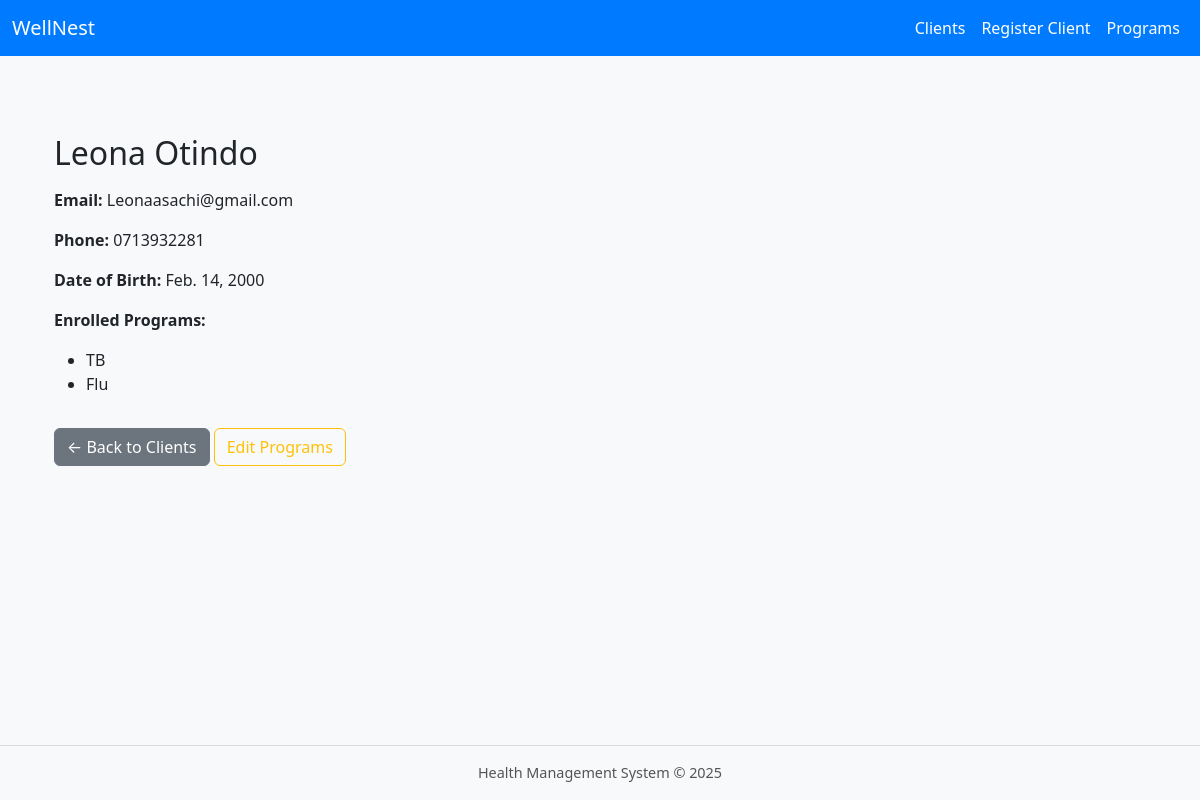
Page /clients/1/ (signed in) on the committed database.
### health/models.py (models this page shows, shortened)
class Client(models.Model):
    first_name = models.CharField(max_length=100)
    last_name = models.CharField(max_length=100)
    email = models.EmailField(unique=True)
    phone = models.CharField(max_length=20, blank=True)
    date_of_birth = models.DateField(null=True, blank=True)
    programs = models.ManyToManyField(HealthProgram, related_name='clients', blank=True)

class HealthProgram(models.Model):
    name = models.CharField(max_length=100, unique=True)

### health/views.py (the view)
# urls.py: path('clients/<int:pk>/', views.client_detail, name='client_detail'),
@login_required
def client_detail(request, pk):
    client = get_object_or_404(Client, pk=pk)
    return render(request, 'client_detail.html', {'client': client})

### health/templates/client_detail.html
{% extends "base.html" %}
{% block content %}
<div class="container">
    <h2 class="mb-3">{{ client.first_name }} {{ client.last_name }}</h2>
    <p><strong>Email:</strong> {{ client.email }}</p>
    <p><strong>Phone:</strong> {{ client.phone }}</p>
    <p><strong>Date of Birth:</strong> {{ client.date_of_birth }}</p>
    <p><strong>Enrolled Programs:</strong></p>
    <ul>
        {% for program in client.programs.all %}
            <li>{{ program.name }}</li>
        {% empty %}
            <li><em>Not enrolled in any programs.</em></li>
        {% endfor %}
    </ul>
    <a href="{% url 'client_list' %}" class="btn btn-secondary mt-3">← Back to Clients</a>
    <a href="{% url 'client_edit' client.pk %}" class="btn btn-outline-warning mt-3">Edit Programs</a>
</div>
{% endblock %}

### health/templates/base.html (style rules this page uses)
body { background-color: #f8f9fa; }
.container { padding-top: 30px; }

### rows in the picture
Client: first_name "Leona", last_name "Otindo", email "Leonaasachi@gmail.com", phone "0713932281", date_of_birth "Feb. 14, 2000"
HealthProgram: name "TB"
HealthProgram: name "Flu"
